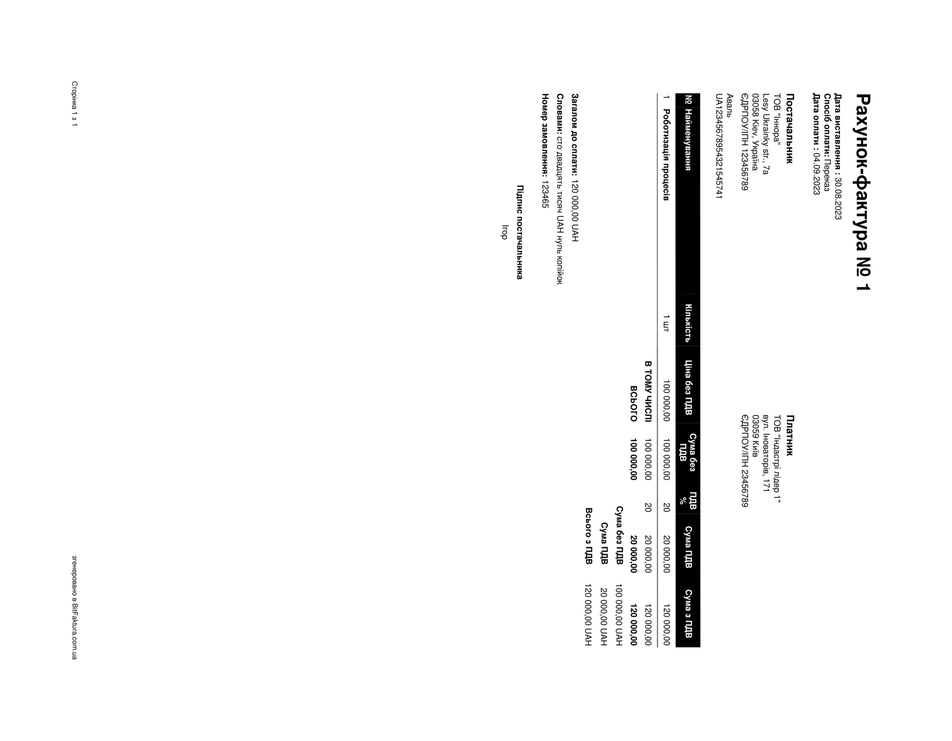
#> input picture l.png, 952 x 741 px, shrunk from 2568 x 1998 before the run
$ python experiment.py --image l.png
#> lines starting #> are read from the running program, lines starting #| are printed output that depends on the picture; after the words box and inside, x2 and y2 are one past the last pixel; in counts of white or black regions, pixels touching at a corner belong together
# import the necessary packages
import numpy as np
import argparse
import cv2
import matplotlib.pyplot as plt

# construct the argument parse and parse the arguments
ap = argparse.ArgumentParser()
ap.add_argument("-i", "--image", required=True,
	help="path to input image file")
args = vars(ap.parse_args())
# load the image from disk
image = cv2.imread(args["image"])
#> image is the input picture: shape (741, 952, 3); min 0, max 255, mean 247.6

# convert the image to grayscale and flip the foreground
# and background to ensure foreground is now "white" and
# the background is "black"
gray = cv2.cvtColor(image, cv2.COLOR_BGR2GRAY)
gray = cv2.bitwise_not(gray)
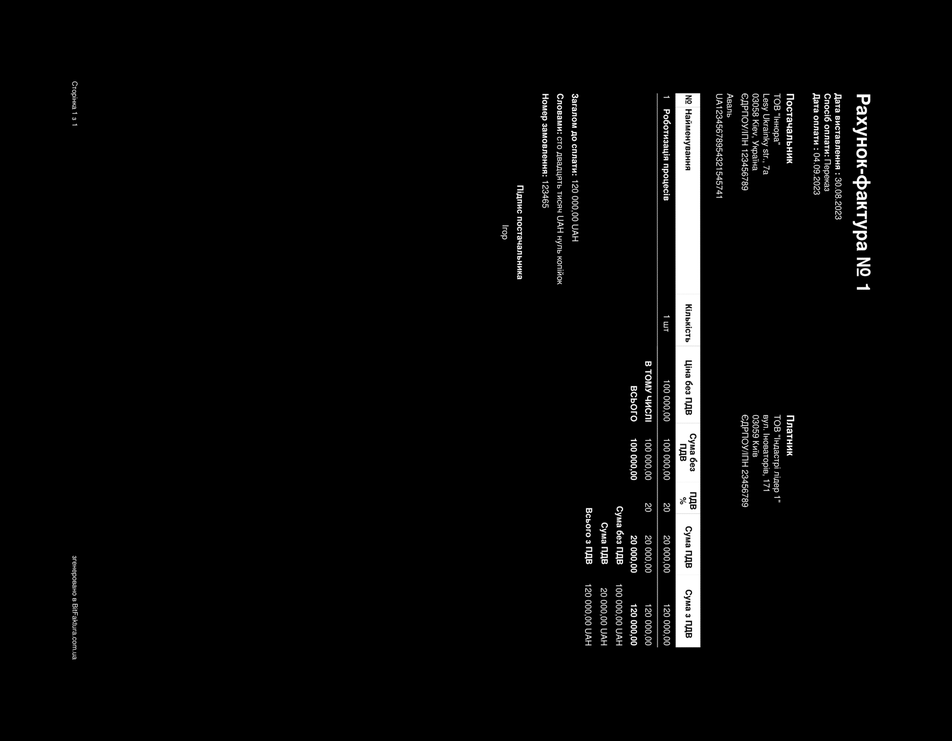
#> gray: shape (741, 952); min 0, max 255, mean 7.4

# threshold the image, setting all foreground pixels to
# 255 and all background pixels to 0
thresh = cv2.threshold(gray, 0, 255,
	cv2.THRESH_BINARY | cv2.THRESH_OTSU)[1]
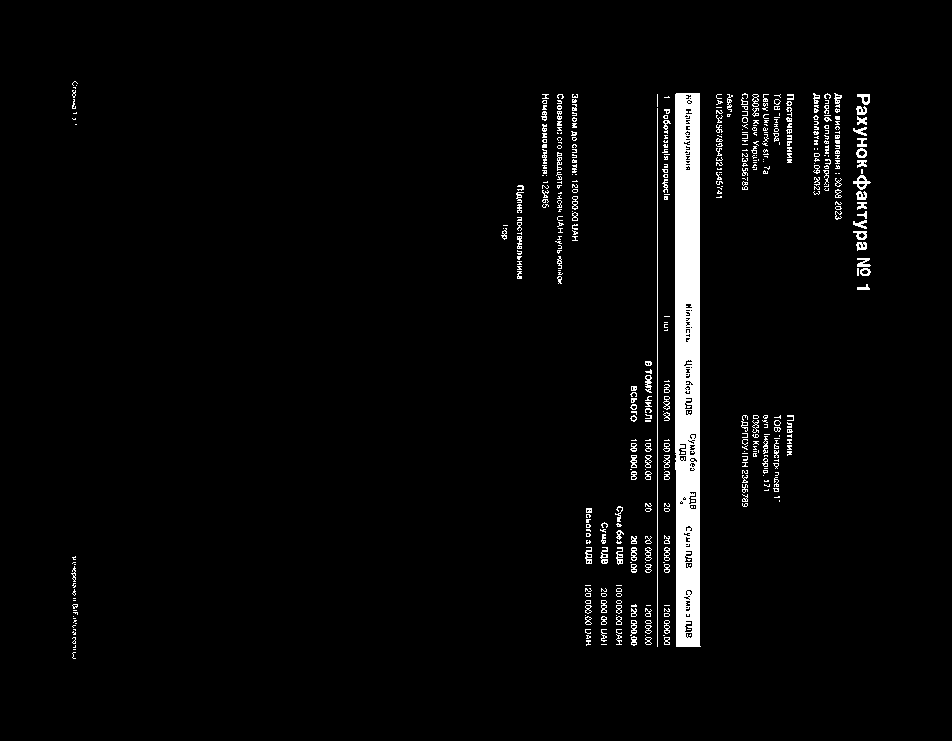
#> thresh: shape (741, 952); 3.1% white; 486 white regions (343 under 20 px), largest, box (x1, y1, x2, y2) and area: (675, 93, 701, 647) 12790, (657, 108, 658, 647) 539, (853, 175, 871, 190) 117

# grab the (x, y) coordinates of all pixel values that
# are greater than zero, then use these coordinates to
# compute a rotated bounding box that contains all
# coordinates
coords = np.column_stack(np.where(thresh > 0))
#> coords = 21956 pairs, first value 81 to 658, second value 71 to 870

# Extract x and y values from the points
x_values = [point[1] for point in coords]
#> x_values = 21956 items
y_values = [point[0] for point in coords]
#> y_values = 21956 items

rect = cv2.minAreaRect(coords)
#> rect = ((370.3, 470.6), (577, 798.4), -0.117)

# Create a scatter plot
plt.scatter(x_values, y_values, label='Points', color='blue', marker='o')

# Add labels and a legend
plt.xlabel('X-axis')
plt.ylabel('Y-axis')
plt.title('Scatter Plot of Points')
plt.legend()

# Show the plot
plt.imshow(image)
plt.show()
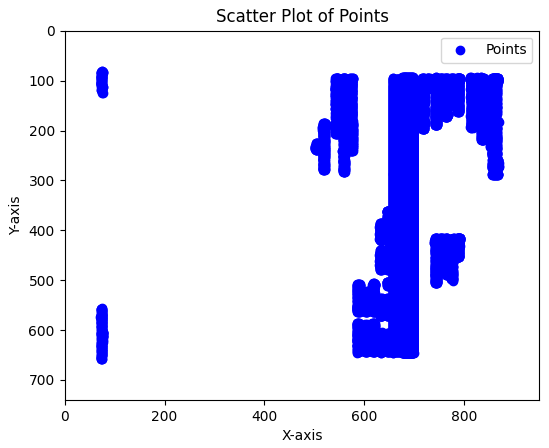
#> figure drawn by matplotlib, 1 panel
